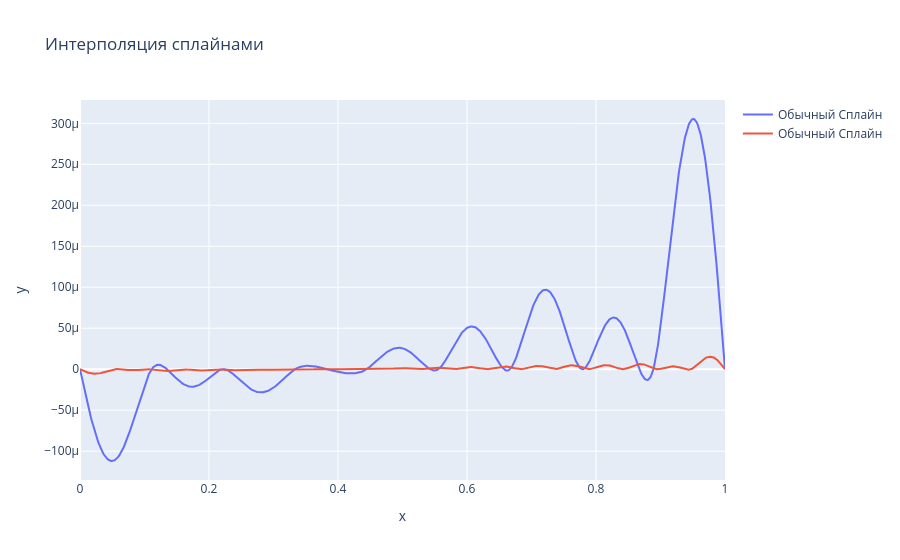

Notebook source saved alongside this figure:
### Code cell
a = 0
b = 1
n_points = 10
x_nodes = np.linspace(a, b, n_points)
y_nodes = f(x_nodes)


# x_acc = np.linspace(a, b,900 )
# y_acc = f(x_acc)
# splain_tension_x, splain_tension_y = splain(x_nodes, y_nodes,is_compute_weights=True)
splain_base_x_1, splain_base_y_1,x_hist = splain(x_nodes, y_nodes,is_compute_weights=False)\

print(len(x_hist))
# y_acc = f(splain_base_x)
y_acc_1 = (np.exp(np.array(splain_base_x_1))*np.sin(np.pi*np.array(splain_base_x_1))+2)

# fig = go.Figure()
# # fig.add_trace(go.Scatter(x=splain_tension_x, y=splain_tension_y,mode='lines',name='Сплайн c натяжением'))
# fig.add_trace(go.Scatter(x=splain_base_x, y=y_acc - splain_base_y,mode='lines',name='Обычный Сплайн'))
# # fig.add_trace(go.Scatter(x=x_acc, y=y_acc,mode='lines',name='Заданная функция',marker=dict(size=8)))
# fig.update_layout(title='Интерполяция сплайнами',xaxis_title='x',yaxis_title='y')
# fig.show()


a = 0
b = 1
n_points = 20
x_nodes = np.linspace(a, b, n_points)
y_nodes = f(x_nodes)


# x_acc = np.linspace(a, b,900 )
# y_acc = f(x_acc)
# splain_tension_x, splain_tension_y = splain(x_nodes, y_nodes,is_compute_weights=True)
splain_base_x_2, splain_base_y_2,x_hist = splain(x_nodes, y_nodes,is_compute_weights=False)\

print(len(x_hist))
# y_acc = f(splain_base_x)
y_acc_2 = (np.exp(np.array(splain_base_x_2))*np.sin(np.pi*np.array(splain_base_x_2))+2)

fig = go.Figure()
# fig.add_trace(go.Scatter(x=splain_tension_x, y=splain_tension_y,mode='lines',name='Сплайн c натяжением'))
fig.add_trace(go.Scatter(x=splain_base_x_1, y=y_acc_1 - splain_base_y_1,mode='lines',name='Обычный Сплайн'))
fig.add_trace(go.Scatter(x=splain_base_x_2, y=y_acc_2 - splain_base_y_2,mode='lines',name='Обычный Сплайн'))
# fig.add_trace(go.Scatter(x=x_acc, y=y_acc,mode='lines',name='Заданная функция',marker=dict(size=8)))
fig.update_layout(title='Интерполяция сплайнами',xaxis_title='x',yaxis_title='y')
fig.show()

### Figure 1 — Plotly figure (JSON) as saved in the notebook; plotly's stock layout.template omitted (floating-point values rounded to 4 significant figures; data arrays with more than 128 entries replaced by an {"elided": "..."} marker saying what was removed)
{"data": [{"mode": "lines", "name": "Обычный Сплайн", "type": "scatter", "x": {"elided": "900 float values"}, "y": {"elided": "900 float values"}}, {"mode": "lines", "name": "Обычный Сплайн", "type": "scatter", "x": {"elided": "1900 float values"}, "y": {"elided": "1900 float values"}}], "layout": {"title": {"text": "Интерполяция сплайнами"}, "xaxis": {"title": {"text": "x"}}, "yaxis": {"title": {"text": "y"}}}}
